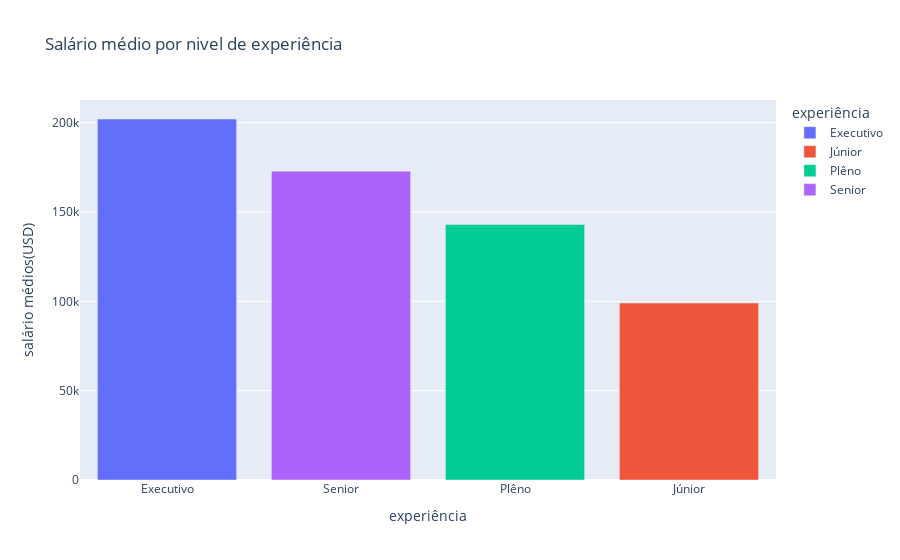

Write notebook code for a chart like this one.
### Code cell
import plotly.express as px
#Qual é a média salarial por nível de senioridade?
#Calcular a média salarial em usd
media_nivel_experiencia = df_limpo.groupby('nivel_experiencia') ['usd'].mean().reset_index()

#Criar o gráfico
fig = px.bar(media_nivel_experiencia, x='nivel_experiencia', y='usd',
             title= 'Salário médio por nivel de experiência',
             labels= {'nivel_experiencia': 'experiência', 'usd': 'salário médios(USD)'},
             color='nivel_experiencia')

fig.update_layout(xaxis={'categoryorder': 'total descending'})
fig.show()

### Figure 1 — Plotly figure (JSON) as saved in the notebook; plotly's stock layout.template omitted (floating-point values rounded to 4 significant figures)
{"data": [{"hovertemplate": "experiência=%{x}<br>salário médios(USD)=%{y}<extra></extra>", "legendgroup": "Executivo", "marker": {"color": "#636efa", "pattern": {"shape": ""}}, "name": "Executivo", "orientation": "v", "showlegend": true, "textposition": "auto", "type": "bar", "x": ["Executivo"], "xaxis": "x", "y": [202000.0], "yaxis": "y"}, {"hovertemplate": "experiência=%{x}<br>salário médios(USD)=%{y}<extra></extra>", "legendgroup": "Júnior", "marker": {"color": "#EF553B", "pattern": {"shape": ""}}, "name": "Júnior", "orientation": "v", "showlegend": true, "textposition": "auto", "type": "bar", "x": ["Júnior"], "xaxis": "x", "y": [99030.0], "yaxis": "y"}, {"hovertemplate": "experiência=%{x}<br>salário médios(USD)=%{y}<extra></extra>", "legendgroup": "Plêno", "marker": {"color": "#00cc96", "pattern": {"shape": ""}}, "name": "Plêno", "orientation": "v", "showlegend": true, "textposition": "auto", "type": "bar", "x": ["Plêno"], "xaxis": "x", "y": [143000.0], "yaxis": "y"}, {"hovertemplate": "experiência=%{x}<br>salário médios(USD)=%{y}<extra></extra>", "legendgroup": "Senior", "marker": {"color": "#ab63fa", "pattern": {"shape": ""}}, "name": "Senior", "orientation": "v", "showlegend": true, "textposition": "auto", "type": "bar", "x": ["Senior"], "xaxis": "x", "y": [172900.0], "yaxis": "y"}], "layout": {"barmode": "relative", "legend": {"title": {"text": "experiência"}, "tracegroupgap": 0}, "title": {"text": "Salário médio por nivel de experiência"}, "xaxis": {"anchor": "y", "categoryarray": ["Executivo", "Júnior", "Plêno", "Senior"], "categoryorder": "total descending", "domain": [0, 1], "title": {"text": "experiência"}}, "yaxis": {"anchor": "x", "domain": [0, 1], "title": {"text": "salário médios(USD)"}}}}
